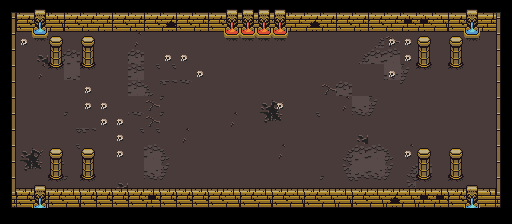

Below is a game level as drawn by its tile map, then a one-line description and the .tmx file that defines it, in full:
An orthogonal 32x14 tile map with 16x16 px tiles, 6 tile layers (Floor1, Floor2 (Decoration), Walls (Collidable), Items1 (Collidable), ...).

<map version="1.2" tiledversion="1.2.1" orientation="orthogonal" renderorder="right-down" width="32" height="14" tilewidth="16" tileheight="16" infinite="0" nextlayerid="8" nextobjectid="1">
 <tileset firstgid="1" source="../../tilesets/actual/UltimateTileset.tsx" />
 <layer id="2" name="Floor1" width="32" height="14">
  <data encoding="csv">
0,0,0,0,0,0,0,0,0,0,0,0,0,0,0,0,0,0,0,0,0,0,0,0,0,0,0,0,0,0,0,0,
0,0,0,0,0,0,0,0,0,0,0,0,0,0,0,0,0,0,0,0,0,0,0,0,0,0,0,0,0,0,0,0,
0,143,82,143,143,143,143,143,131,143,143,143,143,143,81,81,81,81,143,143,143,143,143,117,114,143,143,143,143,82,143,0,
0,143,129,117,118,143,143,143,118,143,143,143,143,143,143,143,143,143,143,143,143,143,117,118,119,143,143,143,143,143,143,0,
0,143,131,84,134,84,143,143,119,149,149,143,143,143,143,143,143,143,143,143,143,143,143,143,135,136,84,143,84,143,143,0,
0,143,143,143,143,143,143,143,119,120,150,151,143,143,143,143,143,143,143,143,114,118,143,143,143,152,143,143,143,143,143,0,
0,143,143,143,143,143,143,143,143,114,152,143,143,143,143,143,129,130,143,143,143,131,135,136,143,143,143,143,143,143,143,0,
0,143,143,143,152,143,143,143,151,114,152,143,143,143,131,143,145,146,143,149,143,143,151,152,143,143,143,143,143,143,143,0,
0,143,143,143,149,150,143,143,149,149,143,131,143,143,143,143,143,143,143,143,143,143,129,143,143,143,143,143,143,143,143,0,
0,129,130,143,149,143,143,143,143,119,120,143,143,143,143,143,143,131,143,143,143,117,118,119,120,131,143,143,143,143,143,0,
0,145,146,149,143,143,143,143,143,135,136,143,143,143,143,143,143,143,143,143,143,133,134,135,136,117,118,143,143,143,143,0,
0,143,143,84,152,84,143,129,143,151,152,143,143,143,143,143,143,143,143,143,152,149,150,151,152,133,84,143,84,143,143,0,
0,149,150,151,152,152,152,152,152,152,152,152,152,152,152,152,152,152,152,152,152,149,150,151,152,149,150,151,152,152,152,0,
0,0,0,0,0,0,0,0,0,0,0,0,0,0,0,0,0,0,0,0,0,0,0,0,0,0,0,0,0,0,0,0
</data>
 </layer>
 <layer id="6" name="Floor2 (Decoration)" width="32" height="14">
  <data encoding="csv">
0,0,0,0,0,0,0,0,0,0,0,0,0,0,0,0,0,0,0,0,0,0,0,0,0,0,0,0,0,0,0,0,
0,0,0,0,0,0,0,0,0,0,0,0,0,0,0,0,0,0,0,0,0,0,0,0,0,0,0,0,0,0,0,0,
0,222,0,0,0,0,0,0,0,0,0,0,0,0,0,0,0,0,0,0,0,0,0,0,222,222,0,0,0,0,0,0,
0,0,0,0,0,0,0,0,0,0,222,222,0,0,0,0,0,0,0,0,0,0,0,0,0,222,0,0,0,0,0,0,
0,0,0,0,0,0,0,0,0,0,0,0,222,0,0,0,0,0,0,0,0,0,0,0,222,0,0,0,0,0,0,0,
0,0,0,0,0,222,0,0,0,0,0,0,0,0,0,0,0,0,0,0,0,0,0,0,0,0,0,0,0,0,0,0,
0,0,0,0,0,222,222,0,0,0,0,0,0,0,0,0,0,222,0,0,0,0,0,0,0,0,0,0,0,0,0,0,
0,0,0,0,0,0,222,222,0,0,0,0,0,0,0,0,0,0,0,0,0,0,0,0,0,0,0,0,0,0,0,0,
0,0,0,0,0,0,0,222,0,0,0,0,0,0,0,0,0,0,0,0,0,0,0,0,0,0,0,0,0,0,0,0,
0,0,0,0,0,0,0,222,0,0,0,0,0,0,0,0,0,0,0,0,0,0,0,0,0,222,0,0,0,0,0,0,
0,0,0,0,0,0,0,0,0,0,0,0,0,0,0,0,0,0,0,0,0,0,0,0,0,0,0,0,0,0,0,0,
0,0,0,0,0,0,0,0,0,0,0,0,0,0,0,0,0,0,0,0,0,0,0,0,0,0,0,0,0,0,0,0,
0,0,0,0,0,0,0,0,0,0,0,0,0,0,0,0,0,0,0,0,0,0,0,0,0,0,0,0,0,0,0,0,
0,0,0,0,0,0,0,0,0,0,0,0,0,0,0,0,0,0,0,0,0,0,0,0,0,0,0,0,0,0,0,0
</data>
 </layer>
 <layer id="3" name="Walls (Collidable)" width="32" height="14">
  <data encoding="csv">
57,60,49,60,60,60,60,60,60,60,60,60,60,60,49,49,49,49,60,60,60,60,60,60,60,60,60,60,60,49,61,58,
77,28,66,30,28,29,29,28,29,28,46,28,29,28,65,65,65,65,29,46,29,28,29,28,29,45,45,30,28,66,29,78,
77,0,0,51,0,51,0,0,0,0,0,0,0,0,0,0,0,0,0,0,0,0,0,0,248,0,51,0,51,0,0,78,
77,0,0,67,0,67,0,0,0,0,0,0,0,0,0,0,0,0,0,0,0,0,0,0,0,0,67,0,67,0,0,78,
77,0,0,0,0,0,0,0,0,0,0,0,0,0,0,0,0,0,0,0,0,0,0,0,0,0,0,0,0,0,0,78,
77,0,0,0,0,0,0,0,0,0,0,0,0,0,0,0,0,0,0,0,0,0,0,0,0,0,0,0,0,0,0,78,
77,0,0,0,0,0,0,0,0,0,0,0,0,0,0,0,0,0,0,0,0,0,0,0,0,0,0,0,0,0,0,78,
77,0,0,0,0,0,0,0,0,0,0,0,0,0,0,0,0,0,0,0,0,0,0,0,0,0,0,0,0,0,0,78,
77,0,0,0,0,0,0,0,0,0,0,0,0,0,0,0,0,0,0,0,0,0,0,0,0,0,0,0,0,0,0,78,
77,0,0,51,0,51,0,0,0,0,0,0,0,0,0,0,0,0,0,0,0,0,0,0,0,0,51,0,51,0,0,78,
77,0,0,67,0,67,0,0,0,0,0,0,0,0,0,0,0,0,0,0,0,0,0,0,0,0,67,0,67,0,0,78,
77,62,49,62,62,62,62,62,62,62,62,62,62,62,62,62,62,62,62,62,62,62,62,62,62,62,62,62,62,49,62,78,
93,28,66,28,30,28,28,28,28,45,28,28,28,28,30,28,30,28,30,28,30,30,28,30,46,30,45,45,28,66,31,94,
0,0,0,0,0,0,0,0,0,0,0,0,0,0,0,0,0,0,0,0,0,0,0,0,0,0,0,0,0,0,0,0
</data>
 </layer>
 <layer id="7" name="Items1 (Collidable)" width="32" height="14">
  <data encoding="csv">
0,0,0,0,0,0,0,0,0,0,0,0,0,0,0,0,0,0,0,0,0,0,0,0,0,0,0,0,0,0,0,0,
0,0,0,0,0,0,0,0,0,0,0,0,0,0,0,0,0,0,0,0,0,0,0,0,0,0,0,0,0,0,0,0,
0,0,0,0,0,0,0,0,0,0,0,0,0,0,0,0,0,0,0,0,0,0,0,0,0,0,0,0,0,0,0,0,
0,0,0,0,0,0,0,0,0,0,0,0,0,0,0,0,0,0,0,0,0,0,0,0,0,0,0,0,0,0,0,0,
0,0,0,0,0,0,0,0,0,0,0,0,0,0,0,0,0,0,0,0,0,0,0,0,0,0,0,0,0,0,0,0,
0,0,0,0,0,0,0,0,0,0,0,0,0,0,0,0,0,0,0,0,0,0,0,0,0,0,0,0,0,0,0,0,
0,0,0,0,0,0,0,0,0,0,0,0,0,0,0,0,0,0,0,0,0,0,0,0,0,0,0,0,0,0,0,0,
0,0,0,0,0,0,0,0,0,0,0,0,0,0,0,0,0,0,0,0,0,0,0,0,0,0,0,0,0,0,0,0,
0,0,0,0,0,0,0,0,0,0,0,0,0,0,0,0,0,0,0,0,0,0,0,0,0,0,0,0,0,0,0,0,
0,0,0,0,0,0,0,0,0,0,0,0,0,0,0,0,0,0,0,0,0,0,0,0,0,0,0,0,0,0,0,0,
0,0,0,0,0,0,0,0,0,0,0,0,0,0,0,0,0,0,0,0,0,0,0,0,0,0,0,0,0,0,0,0,
0,0,0,0,0,0,0,0,0,0,0,0,0,0,0,0,0,0,0,0,0,0,0,0,0,0,0,0,0,0,0,0,
0,0,0,0,0,0,0,0,0,0,0,0,0,0,0,0,0,0,0,0,0,0,0,0,0,0,0,0,0,0,0,0,
0,0,0,0,0,0,0,0,0,0,0,0,0,0,0,0,0,0,0,0,0,0,0,0,0,0,0,0,0,0,0,0
</data>
 </layer>
 <layer id="5" name="Items2 (Triggerable)" width="32" height="14">
  <data encoding="csv">
0,0,0,0,0,0,0,0,0,0,0,0,0,0,0,0,0,0,0,0,0,0,0,0,0,0,0,0,0,0,0,0,
0,0,0,0,0,0,0,0,0,0,0,0,0,0,0,0,0,0,0,0,0,0,0,0,0,0,0,0,0,0,0,0,
0,0,0,0,0,0,0,0,0,0,0,0,0,0,0,0,0,0,0,0,0,0,0,0,0,0,0,0,0,0,0,0,
0,0,0,0,0,0,0,0,0,0,0,0,0,0,0,0,0,0,0,0,0,0,0,0,0,0,0,0,0,0,0,0,
0,0,0,0,0,0,0,0,0,0,0,0,0,0,0,0,0,0,0,0,0,0,0,0,0,0,0,0,0,0,0,0,
0,0,0,0,0,0,0,0,0,0,0,0,0,0,0,0,0,0,0,0,0,0,0,0,0,0,0,0,0,0,0,0,
0,0,0,0,0,0,0,0,0,0,0,0,0,0,0,0,0,0,0,0,0,0,0,0,0,0,0,0,0,0,0,0,
0,0,0,0,0,0,0,0,0,0,0,0,0,0,0,0,0,0,0,0,0,0,0,0,0,0,0,0,0,0,0,0,
0,0,0,0,0,0,0,0,0,0,0,0,0,0,0,0,0,0,0,0,0,0,0,0,0,0,0,0,0,0,0,0,
0,0,0,0,0,0,0,0,0,0,0,0,0,0,0,0,0,0,0,0,0,0,0,0,0,0,0,0,0,0,0,0,
0,0,0,0,0,0,0,0,0,0,0,0,0,0,0,0,0,0,0,0,0,0,0,0,0,0,0,0,0,0,0,0,
0,0,0,0,0,0,0,0,0,0,0,0,0,0,0,0,0,0,0,0,0,0,0,0,0,0,0,0,0,0,0,0,
0,0,0,0,0,0,0,0,0,0,0,0,0,0,0,0,0,0,0,0,0,0,0,0,0,0,0,0,0,0,0,0,
0,0,0,0,0,0,0,0,0,0,0,0,0,0,0,0,0,0,0,0,0,0,0,0,0,0,0,0,0,0,0,0
</data>
 </layer>
 <layer id="4" name="Characters" width="32" height="14">
  <data encoding="csv">
0,0,0,0,0,0,0,0,0,0,0,0,0,0,0,0,0,0,0,0,0,0,0,0,0,0,0,0,0,0,0,0,
0,0,0,0,0,0,0,0,0,0,0,0,0,0,0,0,0,0,0,0,0,0,0,0,0,0,0,0,0,0,0,0,
0,0,0,0,0,0,0,0,0,0,0,0,0,0,0,0,0,0,0,0,0,0,0,0,0,0,0,0,0,0,0,0,
0,0,0,0,0,0,0,0,0,0,0,0,0,0,0,0,0,0,0,0,0,0,0,0,0,0,0,0,0,0,0,0,
0,0,0,0,0,0,0,0,0,0,0,0,0,0,0,0,0,0,0,0,0,0,0,0,0,0,0,0,0,0,0,0,
0,0,0,0,0,0,0,0,0,0,0,0,0,0,0,0,0,0,0,0,0,0,0,0,0,0,0,0,0,0,0,0,
0,0,0,0,0,0,0,0,0,0,0,0,0,0,0,0,0,0,0,0,0,0,0,0,0,0,0,0,0,0,0,0,
0,0,0,0,0,0,0,0,0,0,0,0,0,0,0,0,0,0,0,0,0,0,0,0,0,0,0,0,0,0,0,0,
0,0,0,0,0,0,0,0,0,0,0,0,0,0,0,0,0,0,0,0,0,0,0,0,0,0,0,0,0,0,0,0,
0,0,0,0,0,0,0,0,0,0,0,0,0,0,0,0,0,0,0,0,0,0,0,0,0,0,0,0,0,0,0,0,
0,0,0,0,0,0,0,0,0,0,0,0,0,0,0,0,0,0,0,0,0,0,0,0,0,0,0,0,0,0,0,0,
0,0,0,0,0,0,0,0,0,0,0,0,0,0,0,0,0,0,0,0,0,0,0,0,0,0,0,0,0,0,0,0,
0,0,0,0,0,0,0,0,0,0,0,0,0,0,0,0,0,0,0,0,0,0,0,0,0,0,0,0,0,0,0,0,
0,0,0,0,0,0,0,0,0,0,0,0,0,0,0,0,0,0,0,0,0,0,0,0,0,0,0,0,0,0,0,0
</data>
 </layer>
</map>
